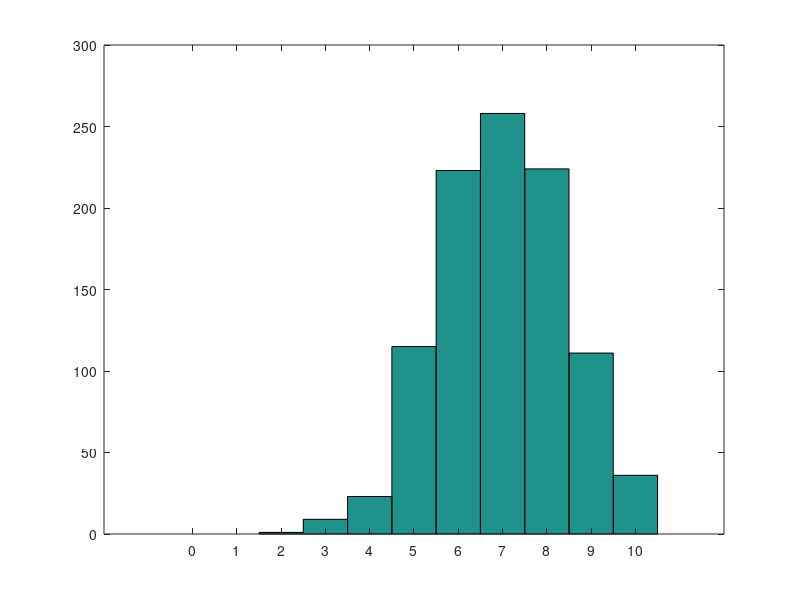
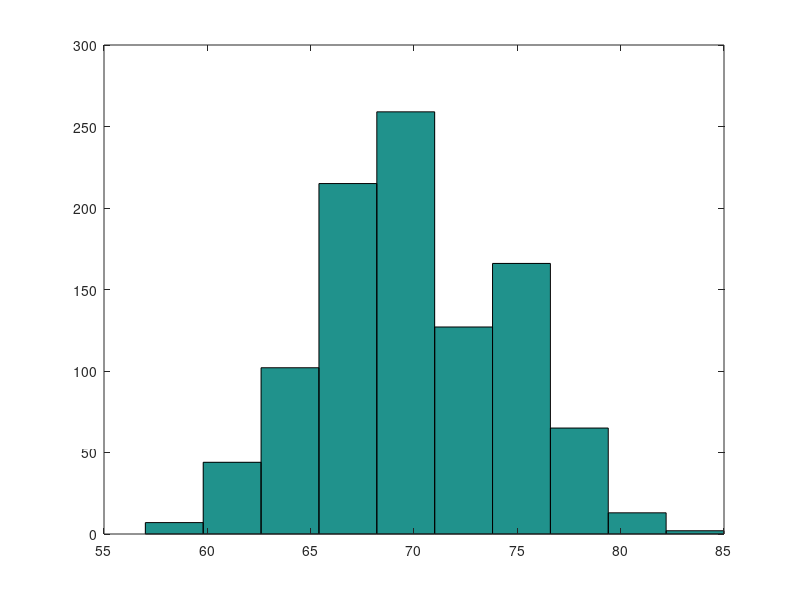
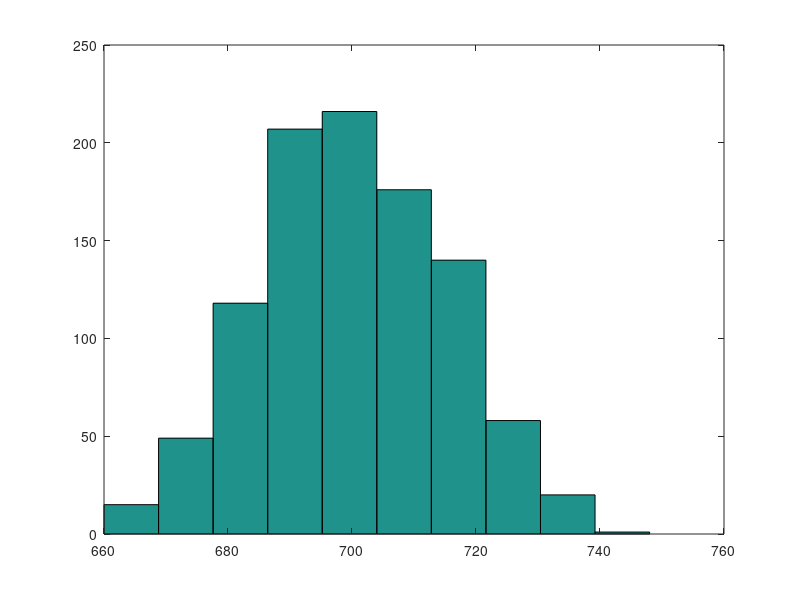
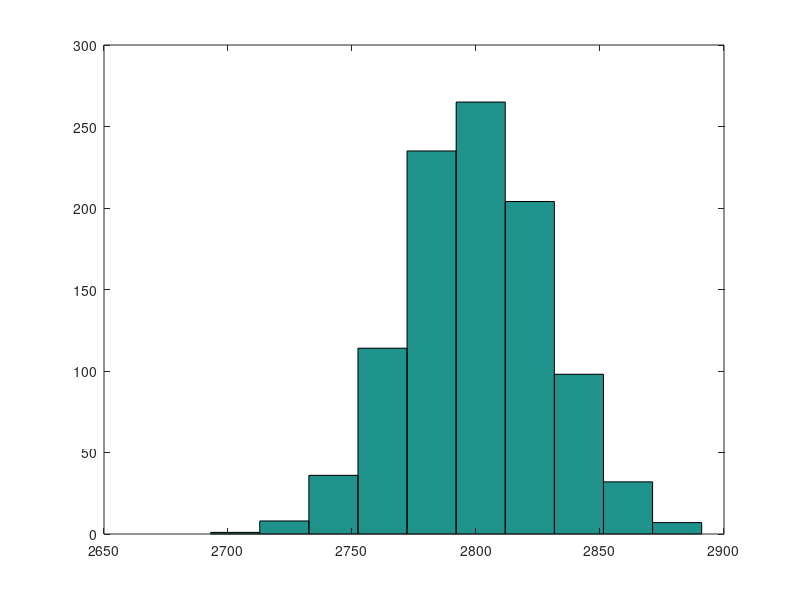

Write the MATLAB code that produced these figures, in order.
heads = 0;
tails = 0;
p =  .7;       %%probability of heads
m = 1000;

S_k= [];
    for j = 1:m
        heads = 0;
        tails = 0;
        for i = 1:10        %%k = 10
            if rand <= p
                heads = heads + 1;
            else 
                tails = tails + 1;
            end
        end
        S_k = [S_k heads];
    end
 S_k
 figure
 hist(S_k,[0 1 2 3 4 5 6 7 8 9 10])
 
 S_k= [];
    for j = 1:m
        heads = 0;
        tails = 0;
        for i = 1:100       %%k = 100
            if rand <= p
                heads = heads + 1;
            else 
                tails = tails + 1;
            end
        end
        S_k = [S_k heads];
    end
 S_k
 figure
 hist(S_k)
 
 S_k= [];
    for j = 1:m
        heads = 0;
        tails = 0;
        for i = 1:1000      %%k = 1000
            if rand <= p
                heads = heads + 1;
            else 
                tails = tails + 1;
            end
        end
        S_k = [S_k heads];
    end
 S_k
 figure
 hist(S_k)
 
 S_k= [];
    for j = 1:m
        heads = 0;
        tails = 0;
        for i = 1:4000      %%k = 4000
            if rand <= p
                heads = heads + 1;
            else 
                tails = tails + 1;
            end
        end
        S_k = [S_k heads];
    end
 S_k
 figure
 hist(S_k)
 
 
 
 
 
 


